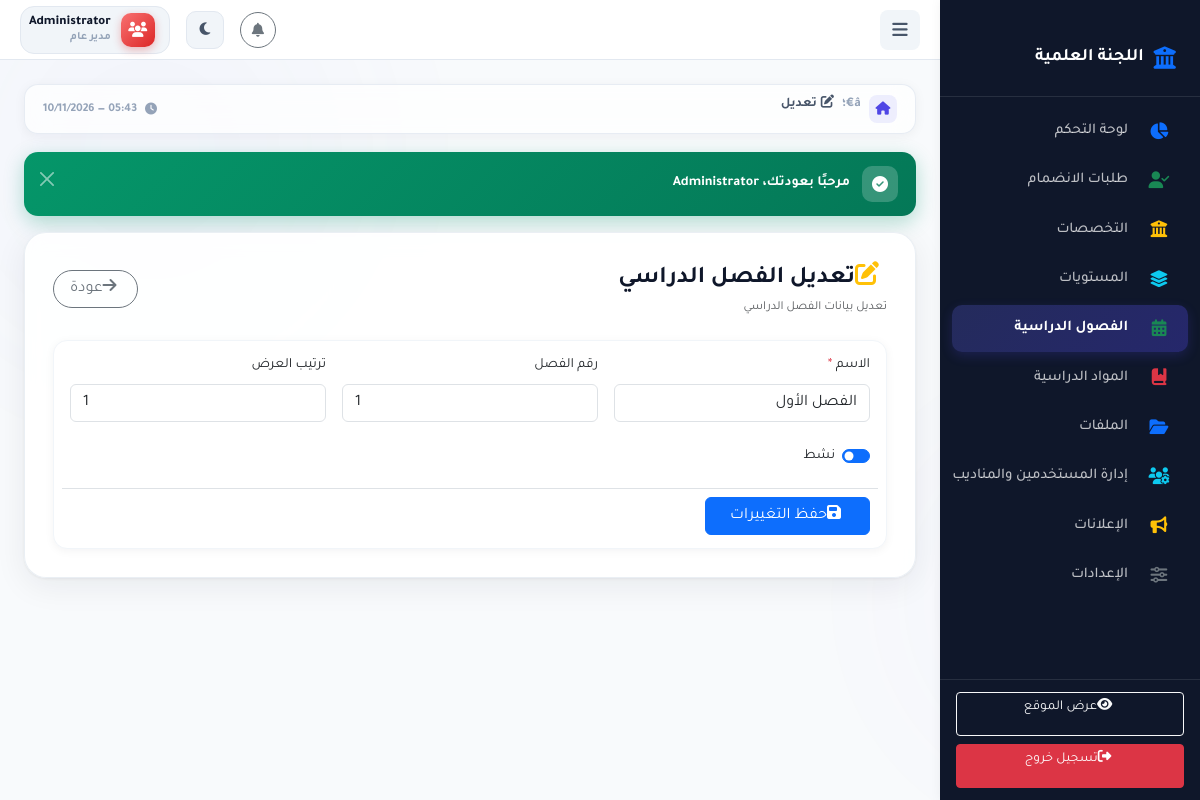
Screenshot of /admin/semesters/1/edit (signed in) with the database file from the repository.
### tables this page shows
CREATE TABLE IF NOT EXISTS semesters (
    id INT PRIMARY KEY AUTO_INCREMENT,
    name VARCHAR(50) NOT NULL UNIQUE,
    semester_number INT NOT NULL UNIQUE,
    sort_order INT DEFAULT 0,
    is_active BOOLEAN DEFAULT TRUE,
    created_at TIMESTAMP DEFAULT CURRENT_TIMESTAMP
);

### app/Core/Controller.php (called while the page is built, shortened)
<?php
abstract class Controller
{
    protected function view(string $view, array $data = []): void
    {
        View::render($view, $data);
    }
    protected function getParam(string $key, $default = null)
    {
        return $_GET[$key] ?? $default;
    }
}

### app/Controllers/SemesterController.php (called while the page is built, shortened)
<?php
class SemesterController extends Controller
{
    public function edit(): void
    {
        $id = $this->getParam('id');
        $semester = Semester::find($id);
        $this->view('admin/semesters/edit', ['semester' => $semester]);
    }
}

### public/index.php (called while the page is built, shortened)
<?php
require_once __DIR__ . '/../app/Config/Helpers.php';
spl_autoload_register(function ($class) {
    if (str_starts_with($class, 'App\\')) {
        $file = __DIR__ . '/../app/' . str_replace('\\', '/', substr($class, 4)) . '.php';
    }
});
$router = new \App\Config\Router();
$router->registerMiddleware('Auth', \App\Middleware\Auth::class);
$router->registerMiddleware('Admin', \App\Middleware\Admin::class);
$router->registerMiddleware('AdminAccess', \App\Middleware\AdminAccess::class);
$uri = $_SERVER['REQUEST_URI'];
$method = $_SERVER['REQUEST_METHOD'];
$router->dispatch($uri, $method);

### index.php (called while the page is built, shortened)
<?php
require __DIR__ . '/public/index.php';

### app/Config/Helpers.php (called while the page is built, shortened)
<?php
if (!function_exists('env')) {
    function env(string $key, $default = null)
    {
        $value = getenv($key);
        switch (strtolower($value)) {
            case 'false':
                return false;
        }
        return $value;
    }
}
if (!function_exists('url')) {
    function url(string $path = ''): string
    {
        $scriptName = $_SERVER['SCRIPT_NAME'] ?? '';
        $basePath = rtrim(dirname($scriptName), '/\\');
        return $basePath . '/' . ltrim($path, '/\\');
    }
}
if (!function_exists('old')) {
    function old(string $key, $default = '')
    {
        return $_SESSION['_old_input'][$key] ?? $default;
    }
}
if (!function_exists('escape')) {
    function escape(?string $value): string
    {
        return htmlspecialchars($value ?? '', ENT_QUOTES, 'UTF-8');
    }
}

### config/database.php (called while the page is built)
<?php
return [
    'driver' => 'mysql',
    'host' => env('DB_HOST', '127.0.0.1'),
    'port' => env('DB_PORT', 3306),
    'database' => env('DB_NAME', 'university_system'),
    'username' => env('DB_USER', 'root'),
    'password' => env('DB_PASS', ''),
    'charset' => 'utf8mb4',
    'collation' => 'utf8mb4_unicode_ci',
    'prefix' => '',
];

### app/Config/Database.php (called while the page is built, shortened)
<?php
class Database
{
    private static ?Database $instance = null;
    private ?PDO $connection = null;
    private function __construct()
    {
        $config = require __DIR__ . '/../../config/database.php';
        try {
            $dsn = "mysql:host={$config['host']};port={$config['port']};dbname={$config['database']};charset={$config['charset']}";
            $this->connection = new PDO($dsn, $config['username'], $config['password'], [
                PDO::ATTR_ERRMODE => PDO::ERRMODE_EXCEPTION,
                PDO::ATTR_DEFAULT_FETCH_MODE => PDO::FETCH_OBJ,
                PDO::ATTR_EMULATE_PREPARES => false,
            ]);
        } catch (PDOException $e) {
            die('Database connection failed: ' . $e->getMessage());
        }
    }
    public static function getInstance(): self
    {
        if (self::$instance === null) {
            self::$instance = new self();
        }
        return self::$instance;
    }
    public function getConnection(): PDO
    {
        return $this->connection;
    }
    public static function raw(string $sql, array $params = []): \PDOStatement
    {
        $stmt = self::getInstance()->getConnection()->prepare($sql);
        $stmt->execute($params);
        return $stmt;
    }
    public static function fetch(string $sql, array $params = [])
    {
        return self::raw($sql, $params)->fetch();
    }
}

### app/Core/Model.php (called while the page is built, shortened)
<?php
abstract class Model
{
    protected static string $table;
    public static function find(int $id)
    {
        return Database::fetch("SELECT * FROM " . static::$table . " WHERE id = ?", [$id]);
    }
}

### app/Views/admin/semesters/edit.php (the view, shortened to what this page needs)
<div class="d-flex justify-content-between align-items-center flex-wrap gap-2 mb-4">
    <div>
        <h4 class="fw-bold mb-1"><i class="fas fa-edit ms-2 text-warning"></i>تعديل الفصل الدراسي</h4>
        <p class="text-muted small mb-0">تعديل بيانات الفصل الدراسي</p>
    </div>
    <div>
        <a href="<?php echo url('/admin/semesters'); ?>" class="btn btn-outline-secondary rounded-pill px-3">
            <i class="fas fa-arrow-right ms-1"></i>عودة
        </a>
    </div>
</div>
<div class="card shadow-sm">
    <div class="card-body">
        <form action="<?php echo url('/admin/semesters/' . escape($semester->id) . '/update'); ?>" method="POST">
            <div class="row g-3">
                <div class="col-md-4">
                    <label for="name" class="form-label">الاسم <span class="text-danger">*</span></label>
                    <input type="text" class="form-control" id="name" name="name" value="<?php echo escape(old('name', $semester->name)); ?>" required>
                </div>
                <div class="col-md-4">
                    <label for="semester_number" class="form-label">رقم الفصل</label>
                    <input type="number" class="form-control" id="semester_number" name="semester_number" value="<?php echo escape(old('semester_number', $semester->semester_number ?? '')); ?>">
                </div>
                <div class="col-md-4">
                    <label for="sort_order" class="form-label">ترتيب العرض</label>
                    <input type="number" class="form-control" id="sort_order" name="sort_order" value="<?php echo escape(old('sort_order', $semester->sort_order ?? 0)); ?>">
                </div>
                <div class="col-md-6">
                    <div class="form-check form-switch mt-2">
                        <input class="form-check-input" type="checkbox" id="is_active" name="is_active" value="1" <?php echo (old('is_active', $semester->is_active ?? '1')) ? 'checked' : ''; ?>>
                        <label class="form-check-label" for="is_active">نشط</label>
                    </div>
                </div>
                <div class="col-12 pt-2 border-top">
                    <button type="submit" class="btn btn-primary px-4">
                        <i class="fas fa-save ms-1"></i>حفظ التغييرات
                    </button>
                </div>
            </div>
        </form>
    </div>
</div>

### app/Config/Router.php (shortened to what this page needs)
<?php
class Router
{
    private array $routes = [];
    public function __construct()
    {
        $routes = require __DIR__ . '/../../config/routes.php';
        foreach ($routes as $pattern => $config) {
            $this->routes[] = [
                'pattern' => $this->patternToRegex($pattern),
                'original' => $pattern,
                'config' => $config,
            ];
        }
    }
    private function patternToRegex(string $pattern): string
    {
        $regex = preg_replace('/\{(\w+)\}/', '(?P<$1>[^/]+)', $pattern);
        return '#^' . $regex . '$#';
    }
    public function dispatch(string $uri, string $method): void
    {
        $uri = parse_url($uri, PHP_URL_PATH);
        $uri = str_replace('\\', '/', $uri);
        $uri = rtrim($uri, '/') ?: '/';
        $basePath = str_replace('\\', '/', dirname($_SERVER['SCRIPT_NAME'] ?? ''));
        if ($basePath !== '/' && $basePath !== '.') {
            if (str_starts_with($uri, $basePath)) {
                $uri = substr($uri, strlen($basePath));
            } else {
                $basePathNoPublic = preg_replace('#/public$#i', '', $basePath);
                if ($basePathNoPublic !== '' && $basePathNoPublic !== '/' && str_starts_with($uri, $basePathNoPublic)) {
                    $uri = substr($uri, strlen($basePathNoPublic));
                }
            }
        }
        $uri = '/' . ltrim($uri, '/');
        foreach ($this->routes as $route) {
            if (!preg_match($route['pattern'], $uri, $matches)) {
                continue;
            }
            $params = array_filter($matches, 'is_string', ARRAY_FILTER_USE_KEY);
            $action = $route['config']['action'];
            $controller = new $controllerClass();
            if (!empty($params)) {
                $controller->$action(...array_values($params));
            } else {
                $controller->$action();
            }
            return;
        }
    }
}

### public/assets/css/responsive.css (style rules this page uses)
html { font-size: 16px; }
.card { border-radius: 12px; }
html, body { overflow-x: hidden; max-width: 100%; }
* { min-width: 0; }

### rows the page displays
semesters: name "الفصل الأول", semester_number "1", sort_order "1", semester_number "☑"
